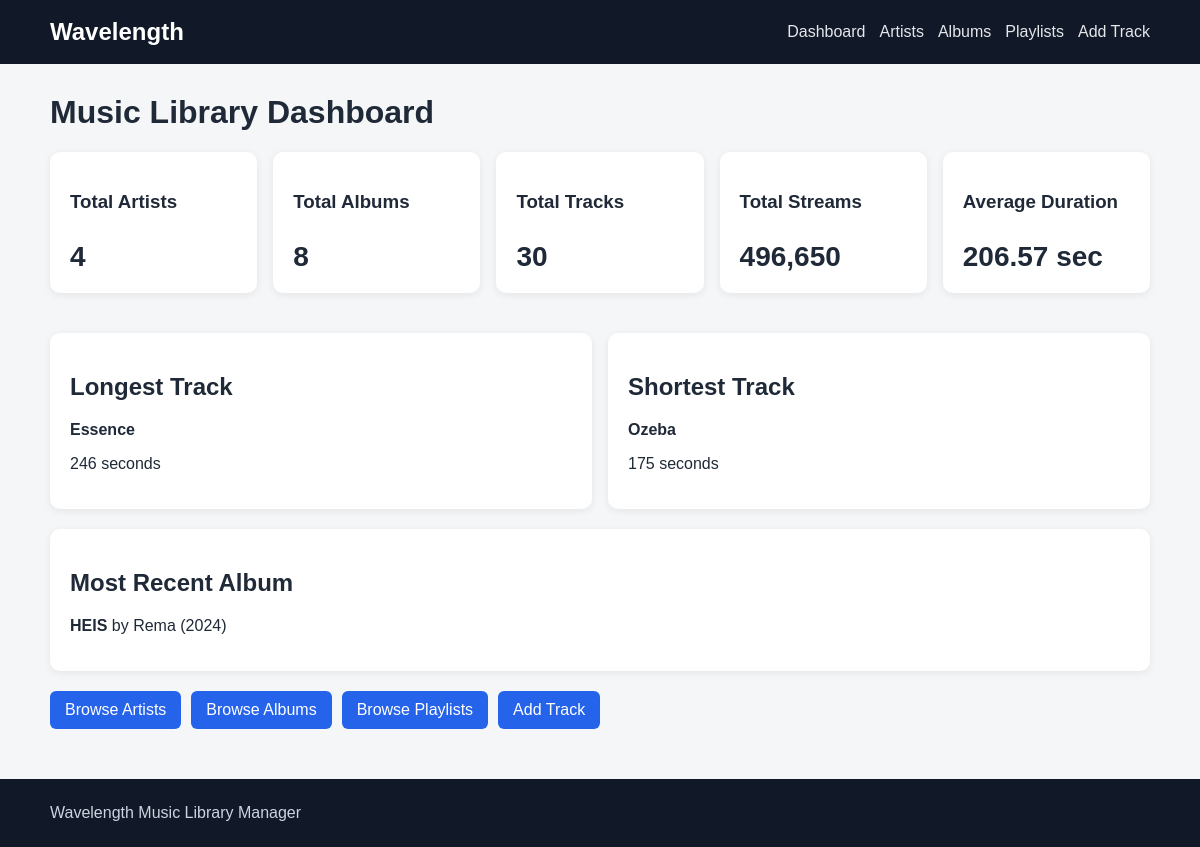
The app's page /wavelength/index.php with its own data.
### tables this page shows
CREATE TABLE `albums` (
  `album_id` int NOT NULL,
  `artist_id` int DEFAULT NULL,
  `title` varchar(150) NOT NULL,
  `release_year` year DEFAULT NULL,
  `genre` varchar(50) DEFAULT NULL
);

CREATE TABLE `artists` (
  `artist_id` int NOT NULL,
  `name` varchar(100) NOT NULL,
  `country` varchar(50) DEFAULT NULL
);

### wavelength/index.php (the view, shortened to what this page needs)
<?php
require 'db.php';
$error = null;
try {
    $totalArtists = (int)$pdo->query("SELECT COUNT(*) FROM artists")->fetchColumn();
    $totalAlbums = (int)$pdo->query("SELECT COUNT(*) FROM albums")->fetchColumn();
    $totalTracks = (int)$pdo->query("SELECT COUNT(*) FROM tracks")->fetchColumn();
    $totalStreams = (int)$pdo->query("SELECT COALESCE(SUM(stream_count), 0) FROM tracks")->fetchColumn();
    $averageDuration = (float)$pdo->query("SELECT COALESCE(AVG(duration_seconds), 0) FROM tracks")->fetchColumn();
    $stmt = $pdo->query("
        SELECT title, duration_seconds
        FROM tracks
        WHERE duration_seconds = (SELECT MAX(duration_seconds) FROM tracks)
        ORDER BY track_id
        LIMIT 1
    ");
    $longest = $stmt->fetch();
    $stmt = $pdo->query("
        SELECT title, duration_seconds
        FROM tracks
        WHERE duration_seconds = (SELECT MIN(duration_seconds) FROM tracks)
        ORDER BY track_id
        LIMIT 1
    ");
    $shortest = $stmt->fetch();
    $stmt = $pdo->query("
        SELECT a.title, a.release_year, ar.name AS artist_name
        FROM albums a
        INNER JOIN artists ar ON ar.artist_id = a.artist_id
        ORDER BY a.release_year DESC, a.album_id DESC
        LIMIT 1
    ");
    $recentAlbum = $stmt->fetch();
} catch (PDOException $e) {
    $error = "Unable to load dashboard information.";
}
require 'partials/header.php';
?>
<h1>Music Library Dashboard</h1>
<?php if ($error): ?>
    <div class="alert error"><?= htmlspecialchars($error) ?></div>
<?php else: ?>
    <div class="stats">
        <div class="card"><h3>Total Artists</h3><p><?= $totalArtists ?></p></div>
        <div class="card"><h3>Total Albums</h3><p><?= $totalAlbums ?></p></div>
        <div class="card"><h3>Total Tracks</h3><p><?= $totalTracks ?></p></div>
        <div class="card"><h3>Total Streams</h3><p><?= number_format($totalStreams) ?></p></div>
        <div class="card"><h3>Average Duration</h3><p><?= number_format($averageDuration, 2) ?> sec</p></div>
    </div>
    <div class="grid-two">
        <section class="card">
            <h2>Longest Track</h2>
            <?php if ($longest): ?>
                <p><strong><?= htmlspecialchars($longest['title']) ?></strong></p>
                <p><?= (int)$longest['duration_seconds'] ?> seconds</p>
            <?php endif; ?>
        </section>
        <section class="card">
            <h2>Shortest Track</h2>
            <?php if ($shortest): ?>
                <p><strong><?= htmlspecialchars($shortest['title']) ?></strong></p>
                <p><?= (int)$shortest['duration_seconds'] ?> seconds</p>
            <?php endif; ?>
        </section>
    </div>
    <?php if ($recentAlbum): ?>
        <section class="card">
            <h2>Most Recent Album</h2>
            <p><strong><?= htmlspecialchars($recentAlbum['title']) ?></strong>
               by <?= htmlspecialchars($recentAlbum['artist_name']) ?>
               (<?= (int)$recentAlbum['release_year'] ?>)</p>
        </section>
    <?php endif; ?>
<?php endif; ?>
<div class="quick-links">
    <a class="button" href="artists.php">Browse Artists</a>
    <a class="button" href="albums.php">Browse Albums</a>
    <a class="button" href="playlists.php">Browse Playlists</a>
    <a class="button" href="add_track.php">Add Track</a>
</div>
<?php require 'partials/footer.php'; ?>

### wavelength/css/style.css (style rules this page uses)
* { box-sizing: border-box; }
body { margin: 0; font-family: Arial, sans-serif; background: #f4f6f8; color: #1f2937; }
h1 { margin-top: 0; }
.stats { display: grid; grid-template-columns: repeat(auto-fit, minmax(170px, 1fr)); gap: 16px; margin-bottom: 20px; }
.grid-two { display: grid; grid-template-columns: 1fr 1fr; gap: 16px; }
.card, .form-card, .filters { background: white; border-radius: 10px; padding: 20px; margin-bottom: 20px; box-shadow: 0 2px 8px rgba(0,0,0,.07); }
.stats .card p { font-size: 28px; font-weight: bold; margin-bottom: 0; }
.button { display: inline-block; border: 0; border-radius: 6px; background: #2563eb; color: white; padding: 10px 15px; text-decoration: none; cursor: pointer; }
.quick-links { display: flex; flex-wrap: wrap; gap: 10px; }

### records on screen
albums: title "HEIS", artist.name "Rema", release_year "2024"

### other values on screen
$totalArtists "4"
$totalAlbums "8"
$totalTracks "30"
$totalStreams "496,650"
$averageDuration "206.57"
$longest['title'] "Essence"
$longest['duration_seconds'] "246"
$shortest['title'] "Ozeba"
$shortest['duration_seconds'] "175"
